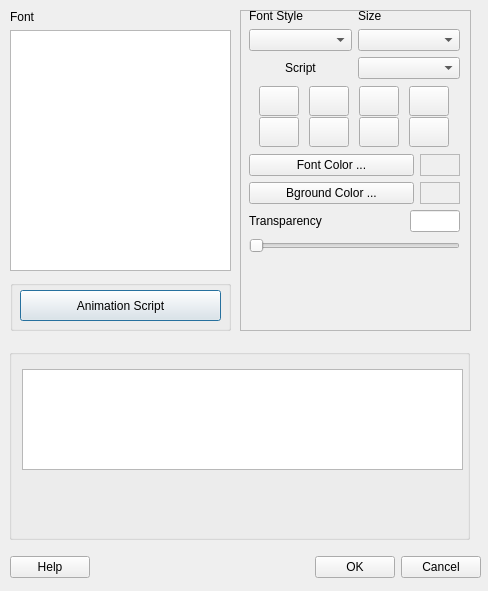
<?xml version="1.0" encoding="UTF-8"?>
<ui version="4.0">
 <class>uiDialogTextFont</class>
 <widget class="QDialog" name="uiDialogTextFont">
  <property name="geometry">
   <rect>
    <x>0</x>
    <y>0</y>
    <width>488</width>
    <height>591</height>
   </rect>
  </property>
  <property name="windowTitle">
   <string>Dialog</string>
  </property>
  <widget class="QWidget" name="verticalLayoutWidget">
   <property name="geometry">
    <rect>
     <x>10</x>
     <y>10</y>
     <width>221</width>
     <height>261</height>
    </rect>
   </property>
   <layout class="QVBoxLayout" name="verticalLayout">
    <item>
     <widget class="QLabel" name="textLabel1">
      <property name="text">
       <string>Font</string>
      </property>
     </widget>
    </item>
    <item>
     <widget class="QListWidget" name="m_pListFonts"/>
    </item>
   </layout>
  </widget>
  <widget class="QGroupBox" name="groupBox7">
   <property name="geometry">
    <rect>
     <x>10</x>
     <y>280</y>
     <width>221</width>
     <height>51</height>
    </rect>
   </property>
   <property name="title">
    <string/>
   </property>
   <widget class="QPushButton" name="m_pButtonAnimation">
    <property name="geometry">
     <rect>
      <x>10</x>
      <y>10</y>
      <width>201</width>
      <height>31</height>
     </rect>
    </property>
    <property name="text">
     <string>Animation Script</string>
    </property>
   </widget>
  </widget>
  <widget class="QWidget" name="horizontalLayoutWidget">
   <property name="geometry">
    <rect>
     <x>10</x>
     <y>550</y>
     <width>471</width>
     <height>35</height>
    </rect>
   </property>
   <layout class="QHBoxLayout" name="horizontalLayout">
    <item>
     <widget class="QPushButton" name="buttonHelp">
      <property name="text">
       <string>Help</string>
      </property>
     </widget>
    </item>
    <item>
     <spacer name="horizontalSpacer">
      <property name="orientation">
       <enum>Qt::Horizontal</enum>
      </property>
      <property name="sizeHint" stdset="0">
       <size>
        <width>40</width>
        <height>20</height>
       </size>
      </property>
     </spacer>
    </item>
    <item>
     <widget class="QPushButton" name="buttonOk">
      <property name="text">
       <string>OK</string>
      </property>
     </widget>
    </item>
    <item>
     <widget class="QPushButton" name="buttonCancel">
      <property name="text">
       <string>Cancel</string>
      </property>
     </widget>
    </item>
   </layout>
  </widget>
  <widget class="QFrame" name="frame">
   <property name="geometry">
    <rect>
     <x>240</x>
     <y>10</y>
     <width>231</width>
     <height>321</height>
    </rect>
   </property>
   <property name="frameShape">
    <enum>QFrame::StyledPanel</enum>
   </property>
   <property name="frameShadow">
    <enum>QFrame::Raised</enum>
   </property>
   <widget class="QWidget" name="verticalLayoutWidget_2">
    <property name="geometry">
     <rect>
      <x>9</x>
      <y>-1</y>
      <width>211</width>
      <height>395</height>
     </rect>
    </property>
    <layout class="QVBoxLayout" name="verticalLayout_4">
     <item>
      <layout class="QHBoxLayout" name="horizontalLayout_2">
       <item>
        <layout class="QVBoxLayout" name="verticalLayout_2">
         <item>
          <widget class="QLabel" name="textLabel2l">
           <property name="text">
            <string>Font Style</string>
           </property>
          </widget>
         </item>
         <item>
          <widget class="QComboBox" name="m_pComboFontStyle"/>
         </item>
        </layout>
       </item>
       <item>
        <layout class="QVBoxLayout" name="verticalLayout_3">
         <item>
          <widget class="QLabel" name="textLabel3">
           <property name="text">
            <string>Size</string>
           </property>
          </widget>
         </item>
         <item>
          <widget class="QComboBox" name="m_pComboFontSizes"/>
         </item>
        </layout>
       </item>
      </layout>
     </item>
     <item>
      <layout class="QHBoxLayout" name="horizontalLayout_3">
       <item>
        <widget class="QLabel" name="textLabel4">
         <property name="layoutDirection">
          <enum>Qt::LeftToRight</enum>
         </property>
         <property name="text">
          <string>&lt;html&gt;&lt;head/&gt;&lt;body&gt;&lt;p align=&quot;center&quot;&gt;Script&lt;/p&gt;&lt;/body&gt;&lt;/html&gt;</string>
         </property>
        </widget>
       </item>
       <item>
        <widget class="QComboBox" name="m_pComboScript"/>
       </item>
      </layout>
     </item>
     <item>
      <layout class="QGridLayout" name="gridLayout">
       <property name="leftMargin">
        <number>1</number>
       </property>
       <property name="topMargin">
        <number>1</number>
       </property>
       <property name="rightMargin">
        <number>1</number>
       </property>
       <property name="bottomMargin">
        <number>1</number>
       </property>
       <property name="spacing">
        <number>1</number>
       </property>
       <item row="0" column="0">
        <widget class="QPushButton" name="m_pButtonLeft">
         <property name="minimumSize">
          <size>
           <width>30</width>
           <height>30</height>
          </size>
         </property>
         <property name="maximumSize">
          <size>
           <width>40</width>
           <height>40</height>
          </size>
         </property>
         <property name="whatsThis">
          <string>Spread evenly within available space</string>
         </property>
         <property name="text">
          <string/>
         </property>
         <property name="iconSize">
          <size>
           <width>16</width>
           <height>16</height>
          </size>
         </property>
         <property name="checkable">
          <bool>true</bool>
         </property>
         <property name="checked">
          <bool>false</bool>
         </property>
        </widget>
       </item>
       <item row="2" column="0">
        <widget class="QPushButton" name="m_pButtonVCenter">
         <property name="sizePolicy">
          <sizepolicy hsizetype="Preferred" vsizetype="Preferred">
           <horstretch>0</horstretch>
           <verstretch>0</verstretch>
          </sizepolicy>
         </property>
         <property name="minimumSize">
          <size>
           <width>30</width>
           <height>30</height>
          </size>
         </property>
         <property name="maximumSize">
          <size>
           <width>40</width>
           <height>40</height>
          </size>
         </property>
         <property name="text">
          <string/>
         </property>
         <property name="checkable">
          <bool>true</bool>
         </property>
        </widget>
       </item>
       <item row="2" column="1">
        <widget class="QPushButton" name="m_pButtonFit">
         <property name="sizePolicy">
          <sizepolicy hsizetype="Preferred" vsizetype="Preferred">
           <horstretch>0</horstretch>
           <verstretch>0</verstretch>
          </sizepolicy>
         </property>
         <property name="minimumSize">
          <size>
           <width>30</width>
           <height>30</height>
          </size>
         </property>
         <property name="maximumSize">
          <size>
           <width>40</width>
           <height>40</height>
          </size>
         </property>
         <property name="text">
          <string/>
         </property>
         <property name="checkable">
          <bool>true</bool>
         </property>
        </widget>
       </item>
       <item row="0" column="3">
        <widget class="QPushButton" name="m_pButtonRight">
         <property name="minimumSize">
          <size>
           <width>30</width>
           <height>30</height>
          </size>
         </property>
         <property name="maximumSize">
          <size>
           <width>40</width>
           <height>40</height>
          </size>
         </property>
         <property name="text">
          <string/>
         </property>
         <property name="checkable">
          <bool>true</bool>
         </property>
        </widget>
       </item>
       <item row="0" column="1">
        <widget class="QPushButton" name="m_pButtonCenter">
         <property name="sizePolicy">
          <sizepolicy hsizetype="Preferred" vsizetype="Preferred">
           <horstretch>0</horstretch>
           <verstretch>0</verstretch>
          </sizepolicy>
         </property>
         <property name="minimumSize">
          <size>
           <width>30</width>
           <height>30</height>
          </size>
         </property>
         <property name="maximumSize">
          <size>
           <width>40</width>
           <height>40</height>
          </size>
         </property>
         <property name="text">
          <string/>
         </property>
         <property name="checkable">
          <bool>true</bool>
         </property>
        </widget>
       </item>
       <item row="2" column="3">
        <widget class="QPushButton" name="m_pButtonUnderline">
         <property name="sizePolicy">
          <sizepolicy hsizetype="Preferred" vsizetype="Preferred">
           <horstretch>0</horstretch>
           <verstretch>0</verstretch>
          </sizepolicy>
         </property>
         <property name="minimumSize">
          <size>
           <width>30</width>
           <height>30</height>
          </size>
         </property>
         <property name="maximumSize">
          <size>
           <width>40</width>
           <height>40</height>
          </size>
         </property>
         <property name="text">
          <string/>
         </property>
         <property name="checkable">
          <bool>true</bool>
         </property>
        </widget>
       </item>
       <item row="2" column="4">
        <widget class="QPushButton" name="m_pButtonStrikeout">
         <property name="sizePolicy">
          <sizepolicy hsizetype="Preferred" vsizetype="Preferred">
           <horstretch>0</horstretch>
           <verstretch>0</verstretch>
          </sizepolicy>
         </property>
         <property name="minimumSize">
          <size>
           <width>30</width>
           <height>30</height>
          </size>
         </property>
         <property name="maximumSize">
          <size>
           <width>40</width>
           <height>40</height>
          </size>
         </property>
         <property name="text">
          <string/>
         </property>
         <property name="checkable">
          <bool>true</bool>
         </property>
        </widget>
       </item>
       <item row="0" column="4">
        <widget class="QPushButton" name="m_pButtonJustify">
         <property name="sizePolicy">
          <sizepolicy hsizetype="Preferred" vsizetype="Preferred">
           <horstretch>0</horstretch>
           <verstretch>0</verstretch>
          </sizepolicy>
         </property>
         <property name="minimumSize">
          <size>
           <width>30</width>
           <height>30</height>
          </size>
         </property>
         <property name="maximumSize">
          <size>
           <width>40</width>
           <height>40</height>
          </size>
         </property>
         <property name="toolTip">
          <string>Align Left</string>
         </property>
         <property name="text">
          <string/>
         </property>
         <property name="checkable">
          <bool>true</bool>
         </property>
        </widget>
       </item>
      </layout>
     </item>
     <item>
      <layout class="QGridLayout" name="gridLayout_2">
       <item row="0" column="0">
        <widget class="QPushButton" name="m_pButtonFontColor">
         <property name="text">
          <string>Font Color ...</string>
         </property>
        </widget>
       </item>
       <item row="0" column="1">
        <widget class="QFrame" name="m_pFrameFontColor">
         <property name="minimumSize">
          <size>
           <width>30</width>
           <height>0</height>
          </size>
         </property>
         <property name="maximumSize">
          <size>
           <width>40</width>
           <height>16777215</height>
          </size>
         </property>
         <property name="autoFillBackground">
          <bool>true</bool>
         </property>
         <property name="frameShape">
          <enum>QFrame::StyledPanel</enum>
         </property>
         <property name="frameShadow">
          <enum>QFrame::Raised</enum>
         </property>
        </widget>
       </item>
       <item row="1" column="0">
        <widget class="QPushButton" name="m_pButtonBackgroundColor">
         <property name="text">
          <string>Bground Color ...</string>
         </property>
        </widget>
       </item>
       <item row="1" column="1">
        <widget class="QFrame" name="m_pFrameBackgroundColor">
         <property name="minimumSize">
          <size>
           <width>30</width>
           <height>0</height>
          </size>
         </property>
         <property name="maximumSize">
          <size>
           <width>40</width>
           <height>16777215</height>
          </size>
         </property>
         <property name="autoFillBackground">
          <bool>true</bool>
         </property>
         <property name="frameShape">
          <enum>QFrame::StyledPanel</enum>
         </property>
         <property name="frameShadow">
          <enum>QFrame::Raised</enum>
         </property>
        </widget>
       </item>
      </layout>
     </item>
     <item>
      <layout class="QHBoxLayout" name="horizontalLayout_4">
       <item>
        <widget class="QLabel" name="m_pLabelTransparency">
         <property name="text">
          <string>Transparency</string>
         </property>
        </widget>
       </item>
       <item>
        <spacer name="horizontalSpacer_2">
         <property name="orientation">
          <enum>Qt::Horizontal</enum>
         </property>
         <property name="sizeHint" stdset="0">
          <size>
           <width>40</width>
           <height>20</height>
          </size>
         </property>
        </spacer>
       </item>
       <item>
        <widget class="QLineEdit" name="m_pEditTransparency">
         <property name="minimumSize">
          <size>
           <width>50</width>
           <height>0</height>
          </size>
         </property>
         <property name="maximumSize">
          <size>
           <width>50</width>
           <height>16777215</height>
          </size>
         </property>
        </widget>
       </item>
      </layout>
     </item>
     <item>
      <widget class="QSlider" name="m_pSliderTransparency">
       <property name="orientation">
        <enum>Qt::Horizontal</enum>
       </property>
      </widget>
     </item>
     <item>
      <spacer name="verticalSpacer">
       <property name="orientation">
        <enum>Qt::Vertical</enum>
       </property>
       <property name="sizeHint" stdset="0">
        <size>
         <width>20</width>
         <height>40</height>
        </size>
       </property>
      </spacer>
     </item>
     <item>
      <layout class="QGridLayout" name="gridLayout_3">
       <item row="0" column="0">
        <widget class="QLabel" name="textLabel1_2">
         <property name="text">
          <string>X</string>
         </property>
        </widget>
       </item>
       <item row="0" column="1">
        <widget class="QLineEdit" name="m_pEditX">
         <property name="minimumSize">
          <size>
           <width>50</width>
           <height>0</height>
          </size>
         </property>
        </widget>
       </item>
       <item row="1" column="1">
        <widget class="QLineEdit" name="m_pEditY">
         <property name="minimumSize">
          <size>
           <width>50</width>
           <height>0</height>
          </size>
         </property>
        </widget>
       </item>
       <item row="0" column="3">
        <widget class="QLineEdit" name="m_pEditWidth">
         <property name="minimumSize">
          <size>
           <width>50</width>
           <height>0</height>
          </size>
         </property>
         <property name="autoFillBackground">
          <bool>true</bool>
         </property>
        </widget>
       </item>
       <item row="1" column="3">
        <widget class="QLineEdit" name="m_pEditHeight">
         <property name="minimumSize">
          <size>
           <width>50</width>
           <height>0</height>
          </size>
         </property>
         <property name="autoFillBackground">
          <bool>true</bool>
         </property>
        </widget>
       </item>
       <item row="1" column="0">
        <widget class="QLabel" name="textLabel1_2_2">
         <property name="text">
          <string>Y</string>
         </property>
        </widget>
       </item>
       <item row="0" column="2">
        <widget class="QLabel" name="textLabel1_2_3">
         <property name="text">
          <string>Width</string>
         </property>
        </widget>
       </item>
       <item row="1" column="2">
        <widget class="QLabel" name="textLabel1_2_4">
         <property name="text">
          <string>Height</string>
         </property>
        </widget>
       </item>
      </layout>
     </item>
    </layout>
   </widget>
  </widget>
  <widget class="QGroupBox" name="m_pGroupText">
   <property name="geometry">
    <rect>
     <x>9</x>
     <y>349</y>
     <width>461</width>
     <height>191</height>
    </rect>
   </property>
   <property name="title">
    <string/>
   </property>
   <widget class="QTextEdit" name="m_pTextEdit">
    <property name="geometry">
     <rect>
      <x>13</x>
      <y>20</y>
      <width>441</width>
      <height>101</height>
     </rect>
    </property>
    <property name="autoFillBackground">
     <bool>true</bool>
    </property>
   </widget>
  </widget>
 </widget>
 <resources/>
 <connections/>
</ui>
